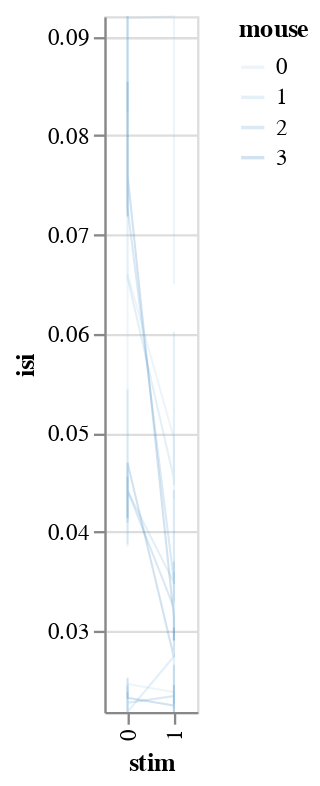

The code cell stored with this chart in its notebook:
### Markdown cell above
This is stil fishy: why vertical lines? all sources of variance should be accounted for

### Code cell
bw.plot_posteriors_no_slope(x='stim', detail='neuron', color='mouse:O')

### Figure 1 — Vega-Lite specification as saved in the notebook (floating-point values rounded to 4 significant figures)
{"config": {"view": {"continuousWidth": 400, "continuousHeight": 300}}, "data": {"name": "data-4ebccabf8bf848b66fea7f24c64ba70a"}, "mark": {"type": "line", "fill": null}, "encoding": {"color": {"type": "ordinal", "field": "mouse"}, "detail": {"type": "quantitative", "field": "neuron"}, "opacity": {"value": 0.2}, "size": {"value": 0.9}, "x": {"type": "ordinal", "field": "stim"}, "y": {"type": "quantitative", "field": "isi", "scale": {"clamp": true, "domain": [0.02181, 0.09206], "zero": false}}}, "$schema": "https://vega.github.io/schema/vega-lite/v4.8.1.json", "datasets": {"data-4ebccabf8bf848b66fea7f24c64ba70a": [{"neuron": 0, "neuron_x_mouse": "0m0bayes", "neuron_code": 0, "mouse": 0, "mouse_code": 0, "i_trial": 0, "stim": 0, "log_firing_rate": 1.869, "Firing rate": 73.95, "firing_rate": 73.95, "i_spike": 35.5, "isi": 0.09824, "combined_condition": 0}, {"neuron": 0, "neuron_x_mouse": "0m0bayes", "neuron_code": 0, "mouse": 0, "mouse_code": 0, "i_trial": 0, "stim": 1, "log_firing_rate": 2.259, "Firing rate": 181.5, "firing_rate": 181.5, "i_spike": 35.0, "isi": 0.09999, "combined_condition": 12}, {"neuron": 0, "neuron_x_mouse": "0m0bayes", "neuron_code": 0, "mouse": 0, "mouse_code": 0, "i_trial": 1, "stim": 0, "log_firing_rate": 1.787, "Firing rate": 61.26, "firing_rate": 61.26, "i_spike": 41.0, "isi": 0.0823, "combined_condition": 0}, {"neuron": 0, "neuron_x_mouse": "0m0bayes", "neuron_code": 0, "mouse": 0, "mouse_code": 0, "i_trial": 1, "stim": 1, "log_firing_rate": 1.788, "Firing rate": 61.41, "firing_rate": 61.41, "i_spike": 32.5, "isi": 0.1073, "combined_condition": 12}, {"neuron": 0, "neuron_x_mouse": "0m0bayes", "neuron_code": 0, "mouse": 0, "mouse_code": 0, "i_trial": 2, "stim": 0, "log_firing_rate": 1.694, "Firing rate": 49.47, "firing_rate": 49.47, "i_spike": 41.0, "isi": 0.08567, "combined_condition": 0}, {"neuron": 0, "neuron_x_mouse": "0m0bayes", "neuron_code": 0, "mouse": 0, "mouse_code": 0, "i_trial": 2, "stim": 1, "log_firing_rate": 1.879, "Firing rate": 75.63, "firing_rate": 75.63, "i_spike": 46.5, "isi": 0.07428, "combined_condition": 12}, {"neuron": 0, "neuron_x_mouse": "0m0bayes", "neuron_code": 0, "mouse": 0, "mouse_code": 0, "i_trial": 3, "stim": 0, "log_firing_rate": 1.697, "Firing rate": 49.73, "firing_rate": 49.73, "i_spike": 40.5, "isi": 0.08578, "combined_condition": 0}, {"neuron": 0, "neuron_x_mouse": "0m0bayes", "neuron_code": 0, "mouse": 0, "mouse_code": 0, "i_trial": 3, "stim": 1, "log_firing_rate": 1.959, "Firing rate": 90.91, "firing_rate": 90.91, "i_spike": 54.0, "isi": 0.06502, "combined_condition": 12}, {"neuron": 0, "neuron_x_mouse": "0m0bayes", "neuron_code": 0, "mouse": 0, "mouse_code": 0, "i_trial": 4, "stim": 0, "log_firing_rate": 2.013, "Firing rate": 103.0, "firing_rate": 103.0, "i_spike": 38.0, "isi": 0.09187, "combined_condition": 0}, {"neuron": 0, "neuron_x_mouse": "0m0bayes", "neuron_code": 0, "mouse": 0, "mouse_code": 0, "i_trial": 4, "stim": 1, "log_firing_rate": 1.559, "Firing rate": 36.22, "firing_rate": 36.22, "i_spike": 34.5, "isi": 0.08836, "combined_condition": 12}, {"neuron": 0, "neuron_x_mouse": "0m1bayes", "neuron_code": 1, "mouse": 1, "mouse_code": 1, "i_trial": 0, "stim": 0, "log_firing_rate": 1.824, "Firing rate": 66.74, "firing_rate": 66.74, "i_spike": 38.5, "isi": 0.0913, "combined_condition": 1}, {"neuron": 0, "neuron_x_mouse": "0m1bayes", "neuron_code": 1, "mouse": 1, "mouse_code": 1, "i_trial": 0, "stim": 1, "log_firing_rate": 2.276, "Firing rate": 188.8, "firing_rate": 188.8, "i_spike": 76.0, "isi": 0.04538, "combined_condition": 13}, {"neuron": 0, "neuron_x_mouse": "0m1bayes", "neuron_code": 1, "mouse": 1, "mouse_code": 1, "i_trial": 1, "stim": 0, "log_firing_rate": 1.828, "Firing rate": 67.29, "firing_rate": 67.29, "i_spike": 44.0, "isi": 0.07897, "combined_condition": 1}, {"neuron": 0, "neuron_x_mouse": "0m1bayes", "neuron_code": 1, "mouse": 1, "mouse_code": 1, "i_trial": 1, "stim": 1, "log_firing_rate": 2.37, "Firing rate": 234.2, "firing_rate": 234.2, "i_spike": 78.5, "isi": 0.0447, "combined_condition": 13}, {"neuron": 0, "neuron_x_mouse": "0m1bayes", "neuron_code": 1, "mouse": 1, "mouse_code": 1, "i_trial": 2, "stim": 0, "log_firing_rate": 2.155, "Firing rate": 143.0, "firing_rate": 143.0, "i_spike": 36.0, "isi": 0.09561, "combined_condition": 1}, {"neuron": 0, "neuron_x_mouse": "0m1bayes", "neuron_code": 1, "mouse": 1, "mouse_code": 1, "i_trial": 2, "stim": 1, "log_firing_rate": 2.001, "Firing rate": 100.2, "firing_rate": 100.2, "i_spike": 57.0, "isi": 0.0602, "combined_condition": 13}, {"neuron": 0, "neuron_x_mouse": "0m1bayes", "neuron_code": 1, "mouse": 1, "mouse_code": 1, "i_trial": 3, "stim": 0, "log_firing_rate": 1.487, "Firing rate": 30.71, "firing_rate": 30.71, "i_spike": 36.0, "isi": 0.09613, "combined_condition": 1}, {"neuron": 0, "neuron_x_mouse": "0m1bayes", "neuron_code": 1, "mouse": 1, "mouse_code": 1, "i_trial": 3, "stim": 1, "log_firing_rate": 1.993, "Firing rate": 98.29, "firing_rate": 98.29, "i_spike": 70.0, "isi": 0.04723, "combined_condition": 13}, {"neuron": 0, "neuron_x_mouse": "0m1bayes", "neuron_code": 1, "mouse": 1, "mouse_code": 1, "i_trial": 4, "stim": 0, "log_firing_rate": 1.822, "Firing rate": 66.41, "firing_rate": 66.41, "i_spike": 52.5, "isi": 0.06566, "combined_condition": 1}, {"neuron": 0, "neuron_x_mouse": "0m1bayes", "neuron_code": 1, "mouse": 1, "mouse_code": 1, "i_trial": 4, "stim": 1, "log_firing_rate": 2.108, "Firing rate": 128.4, "firing_rate": 128.4, "i_spike": 65.0, "isi": 0.05385, "combined_condition": 13}, {"neuron": 0, "neuron_x_mouse": "0m2bayes", "neuron_code": 2, "mouse": 2, "mouse_code": 2, "i_trial": 0, "stim": 0, "log_firing_rate": 1.695, "Firing rate": 49.49, "firing_rate": 49.49, "i_spike": 32.5, "isi": 0.1018, "combined_condition": 2}, {"neuron": 0, "neuron_x_mouse": "0m2bayes", "neuron_code": 2, "mouse": 2, "mouse_code": 2, "i_trial": 0, "stim": 1, "log_firing_rate": 2.342, "Firing rate": 219.8, "firing_rate": 219.8, "i_spike": 100.0, "isi": 0.03506, "combined_condition": 14}, {"neuron": 0, "neuron_x_mouse": "0m2bayes", "neuron_code": 2, "mouse": 2, "mouse_code": 2, "i_trial": 1, "stim": 0, "log_firing_rate": 1.78, "Firing rate": 60.23, "firing_rate": 60.23, "i_spike": 42.0, "isi": 0.08361, "combined_condition": 2}, {"neuron": 0, "neuron_x_mouse": "0m2bayes", "neuron_code": 2, "mouse": 2, "mouse_code": 2, "i_trial": 1, "stim": 1, "log_firing_rate": 2.695, "Firing rate": 495.4, "firing_rate": 495.4, "i_spike": 100.0, "isi": 0.03473, "combined_condition": 14}, {"neuron": 0, "neuron_x_mouse": "0m2bayes", "neuron_code": 2, "mouse": 2, "mouse_code": 2, "i_trial": 2, "stim": 0, "log_firing_rate": 1.97, "Firing rate": 93.32, "firing_rate": 93.32, "i_spike": 42.5, "isi": 0.08104, "combined_condition": 2}, {"neuron": 0, "neuron_x_mouse": "0m2bayes", "neuron_code": 2, "mouse": 2, "mouse_code": 2, "i_trial": 2, "stim": 1, "log_firing_rate": 3.616, "Firing rate": 4132.0, "firing_rate": 4132.0, "i_spike": 99.5, "isi": 0.0349, "combined_condition": 14}, {"neuron": 0, "neuron_x_mouse": "0m2bayes", "neuron_code": 2, "mouse": 2, "mouse_code": 2, "i_trial": 3, "stim": 0, "log_firing_rate": 2.491, "Firing rate": 310.1, "firing_rate": 310.1, "i_spike": 43.5, "isi": 0.07786, "combined_condition": 2}, {"neuron": 0, "neuron_x_mouse": "0m2bayes", "neuron_code": 2, "mouse": 2, "mouse_code": 2, "i_trial": 3, "stim": 1, "log_firing_rate": 2.426, "Firing rate": 266.8, "firing_rate": 266.8, "i_spike": 87.0, "isi": 0.04013, "combined_condition": 14}, {"neuron": 0, "neuron_x_mouse": "0m2bayes", "neuron_code": 2, "mouse": 2, "mouse_code": 2, "i_trial": 4, "stim": 0, "log_firing_rate": 1.712, "Firing rate": 51.56, "firing_rate": 51.56, "i_spike": 47.0, "isi": 0.07272, "combined_condition": 2}, {"neuron": 0, "neuron_x_mouse": "0m2bayes", "neuron_code": 2, "mouse": 2, "mouse_code": 2, "i_trial": 4, "stim": 1, "log_firing_rate": 2.326, "Firing rate": 211.7, "firing_rate": 211.7, "i_spike": 79.0, "isi": 0.04422, "combined_condition": 14}, {"neuron": 0, "neuron_x_mouse": "0m3bayes", "neuron_code": 3, "mouse": 3, "mouse_code": 3, "i_trial": 0, "stim": 0, "log_firing_rate": 2.651, "Firing rate": 447.8, "firing_rate": 447.8, "i_spike": 47.0, "isi": 0.07183, "combined_condition": 3}, {"neuron": 0, "neuron_x_mouse": "0m3bayes", "neuron_code": 3, "mouse": 3, "mouse_code": 3, "i_trial": 0, "stim": 1, "log_firing_rate": 2.516, "Firing rate": 328.2, "firing_rate": 328.2, "i_spike": 106.5, "isi": 0.03137, "combined_condition": 15}, {"neuron": 0, "neuron_x_mouse": "0m3bayes", "neuron_code": 3, "mouse": 3, "mouse_code": 3, "i_trial": 1, "stim": 0, "log_firing_rate": 3.051, "Firing rate": 1124.0, "firing_rate": 1124.0, "i_spike": 39.5, "isi": 0.08543, "combined_condition": 3}, {"neuron": 0, "neuron_x_mouse": "0m3bayes", "neuron_code": 3, "mouse": 3, "mouse_code": 3, "i_trial": 1, "stim": 1, "log_firing_rate": 2.833, "Firing rate": 681.5, "firing_rate": 681.5, "i_spike": 114.5, "isi": 0.03026, "combined_condition": 15}, {"neuron": 0, "neuron_x_mouse": "0m3bayes", "neuron_code": 3, "mouse": 3, "mouse_code": 3, "i_trial": 2, "stim": 0, "log_firing_rate": 2.017, "Firing rate": 104.1, "firing_rate": 104.1, "i_spike": 41.0, "isi": 0.08491, "combined_condition": 3}, {"neuron": 0, "neuron_x_mouse": "0m3bayes", "neuron_code": 3, "mouse": 3, "mouse_code": 3, "i_trial": 2, "stim": 1, "log_firing_rate": 2.388, "Firing rate": 244.4, "firing_rate": 244.4, "i_spike": 111.5, "isi": 0.03044, "combined_condition": 15}, {"neuron": 0, "neuron_x_mouse": "0m3bayes", "neuron_code": 3, "mouse": 3, "mouse_code": 3, "i_trial": 3, "stim": 0, "log_firing_rate": 1.888, "Firing rate": 77.31, "firing_rate": 77.31, "i_spike": 48.5, "isi": 0.07229, "combined_condition": 3}, {"neuron": 0, "neuron_x_mouse": "0m3bayes", "neuron_code": 3, "mouse": 3, "mouse_code": 3, "i_trial": 3, "stim": 1, "log_firing_rate": 2.45, "Firing rate": 281.7, "firing_rate": 281.7, "i_spike": 114.0, "isi": 0.0303, "combined_condition": 15}, {"neuron": 0, "neuron_x_mouse": "0m3bayes", "neuron_code": 3, "mouse": 3, "mouse_code": 3, "i_trial": 4, "stim": 0, "log_firing_rate": 2.301, "Firing rate": 199.8, "firing_rate": 199.8, "i_spike": 44.5, "isi": 0.07601, "combined_condition": 3}, {"neuron": 0, "neuron_x_mouse": "0m3bayes", "neuron_code": 3, "mouse": 3, "mouse_code": 3, "i_trial": 4, "stim": 1, "log_firing_rate": 2.604, "Firing rate": 402.2, "firing_rate": 402.2, "i_spike": 118.5, "isi": 0.02901, "combined_condition": 15}, {"neuron": 1, "neuron_x_mouse": "1m0bayes", "neuron_code": 4, "mouse": 0, "mouse_code": 0, "i_trial": 0, "stim": 0, "log_firing_rate": 2.305, "Firing rate": 201.6, "firing_rate": 201.6, "i_spike": 77.5, "isi": 0.04491, "combined_condition": 4}, {"neuron": 1, "neuron_x_mouse": "1m0bayes", "neuron_code": 4, "mouse": 0, "mouse_code": 0, "i_trial": 0, "stim": 1, "log_firing_rate": 1.985, "Firing rate": 96.61, "firing_rate": 96.61, "i_spike": 71.0, "isi": 0.04945, "combined_condition": 16}, {"neuron": 1, "neuron_x_mouse": "1m0bayes", "neuron_code": 4, "mouse": 0, "mouse_code": 0, "i_trial": 1, "stim": 0, "log_firing_rate": 2.035, "Firing rate": 108.3, "firing_rate": 108.3, "i_spike": 73.0, "isi": 0.04669, "combined_condition": 4}, {"neuron": 1, "neuron_x_mouse": "1m0bayes", "neuron_code": 4, "mouse": 0, "mouse_code": 0, "i_trial": 1, "stim": 1, "log_firing_rate": 2.438, "Firing rate": 274.0, "firing_rate": 274.0, "i_spike": 75.0, "isi": 0.04489, "combined_condition": 16}, {"neuron": 1, "neuron_x_mouse": "1m0bayes", "neuron_code": 4, "mouse": 0, "mouse_code": 0, "i_trial": 2, "stim": 0, "log_firing_rate": 2.209, "Firing rate": 161.7, "firing_rate": 161.7, "i_spike": 83.0, "isi": 0.04233, "combined_condition": 4}, {"neuron": 1, "neuron_x_mouse": "1m0bayes", "neuron_code": 4, "mouse": 0, "mouse_code": 0, "i_trial": 2, "stim": 1, "log_firing_rate": 2.18, "Firing rate": 151.3, "firing_rate": 151.3, "i_spike": 72.5, "isi": 0.0475, "combined_condition": 16}, {"neuron": 1, "neuron_x_mouse": "1m0bayes", "neuron_code": 4, "mouse": 0, "mouse_code": 0, "i_trial": 3, "stim": 0, "log_firing_rate": 2.268, "Firing rate": 185.4, "firing_rate": 185.4, "i_spike": 91.0, "isi": 0.03849, "combined_condition": 4}, {"neuron": 1, "neuron_x_mouse": "1m0bayes", "neuron_code": 4, "mouse": 0, "mouse_code": 0, "i_trial": 3, "stim": 1, "log_firing_rate": 2.072, "Firing rate": 118.0, "firing_rate": 118.0, "i_spike": 71.5, "isi": 0.04813, "combined_condition": 16}, {"neuron": 1, "neuron_x_mouse": "1m0bayes", "neuron_code": 4, "mouse": 0, "mouse_code": 0, "i_trial": 4, "stim": 0, "log_firing_rate": 1.894, "Firing rate": 78.35, "firing_rate": 78.35, "i_spike": 53.0, "isi": 0.06604, "combined_condition": 4}, {"neuron": 1, "neuron_x_mouse": "1m0bayes", "neuron_code": 4, "mouse": 0, "mouse_code": 0, "i_trial": 4, "stim": 1, "log_firing_rate": 2.177, "Firing rate": 150.4, "firing_rate": 150.4, "i_spike": 80.0, "isi": 0.04333, "combined_condition": 16}, {"neuron": 1, "neuron_x_mouse": "1m1bayes", "neuron_code": 5, "mouse": 1, "mouse_code": 1, "i_trial": 0, "stim": 0, "log_firing_rate": 2.128, "Firing rate": 134.3, "firing_rate": 134.3, "i_spike": 90.0, "isi": 0.0387, "combined_condition": 5}, {"neuron": 1, "neuron_x_mouse": "1m1bayes", "neuron_code": 5, "mouse": 1, "mouse_code": 1, "i_trial": 0, "stim": 1, "log_firing_rate": 2.672, "Firing rate": 469.5, "firing_rate": 469.5, "i_spike": 99.0, "isi": 0.03489, "combined_condition": 17}, {"neuron": 1, "neuron_x_mouse": "1m1bayes", "neuron_code": 5, "mouse": 1, "mouse_code": 1, "i_trial": 1, "stim": 0, "log_firing_rate": 2.336, "Firing rate": 216.6, "firing_rate": 216.6, "i_spike": 64.0, "isi": 0.0544, "combined_condition": 5}, {"neuron": 1, "neuron_x_mouse": "1m1bayes", "neuron_code": 5, "mouse": 1, "mouse_code": 1, "i_trial": 1, "stim": 1, "log_firing_rate": 2.409, "Firing rate": 256.5, "firing_rate": 256.5, "i_spike": 97.5, "isi": 0.03591, "combined_condition": 17}, {"neuron": 1, "neuron_x_mouse": "1m1bayes", "neuron_code": 5, "mouse": 1, "mouse_code": 1, "i_trial": 2, "stim": 0, "log_firing_rate": 1.982, "Firing rate": 95.93, "firing_rate": 95.93, "i_spike": 81.5, "isi": 0.04268, "combined_condition": 5}, {"neuron": 1, "neuron_x_mouse": "1m1bayes", "neuron_code": 5, "mouse": 1, "mouse_code": 1, "i_trial": 2, "stim": 1, "log_firing_rate": 2.385, "Firing rate": 242.5, "firing_rate": 242.5, "i_spike": 100.0, "isi": 0.03492, "combined_condition": 17}, {"neuron": 1, "neuron_x_mouse": "1m1bayes", "neuron_code": 5, "mouse": 1, "mouse_code": 1, "i_trial": 3, "stim": 0, "log_firing_rate": 2.552, "Firing rate": 356.8, "firing_rate": 356.8, "i_spike": 86.0, "isi": 0.04065, "combined_condition": 5}, {"neuron": 1, "neuron_x_mouse": "1m1bayes", "neuron_code": 5, "mouse": 1, "mouse_code": 1, "i_trial": 3, "stim": 1, "log_firing_rate": 2.361, "Firing rate": 229.4, "firing_rate": 229.4, "i_spike": 106.0, "isi": 0.03297, "combined_condition": 17}, {"neuron": 1, "neuron_x_mouse": "1m1bayes", "neuron_code": 5, "mouse": 1, "mouse_code": 1, "i_trial": 4, "stim": 0, "log_firing_rate": 2.351, "Firing rate": 224.4, "firing_rate": 224.4, "i_spike": 79.5, "isi": 0.04412, "combined_condition": 5}, {"neuron": 1, "neuron_x_mouse": "1m1bayes", "neuron_code": 5, "mouse": 1, "mouse_code": 1, "i_trial": 4, "stim": 1, "log_firing_rate": 2.254, "Firing rate": 179.6, "firing_rate": 179.6, "i_spike": 99.0, "isi": 0.03497, "combined_condition": 17}, {"neuron": 1, "neuron_x_mouse": "1m2bayes", "neuron_code": 6, "mouse": 2, "mouse_code": 2, "i_trial": 0, "stim": 0, "log_firing_rate": 1.911, "Firing rate": 81.48, "firing_rate": 81.48, "i_spike": 73.5, "isi": 0.04556, "combined_condition": 6}, {"neuron": 1, "neuron_x_mouse": "1m2bayes", "neuron_code": 6, "mouse": 2, "mouse_code": 2, "i_trial": 0, "stim": 1, "log_firing_rate": 3.053, "Firing rate": 1130.0, "firing_rate": 1130.0, "i_spike": 107.5, "isi": 0.03234, "combined_condition": 18}, {"neuron": 1, "neuron_x_mouse": "1m2bayes", "neuron_code": 6, "mouse": 2, "mouse_code": 2, "i_trial": 1, "stim": 0, "log_firing_rate": 2.087, "Firing rate": 122.1, "firing_rate": 122.1, "i_spike": 77.5, "isi": 0.04471, "combined_condition": 6}, {"neuron": 1, "neuron_x_mouse": "1m2bayes", "neuron_code": 6, "mouse": 2, "mouse_code": 2, "i_trial": 1, "stim": 1, "log_firing_rate": 2.046, "Firing rate": 111.1, "firing_rate": 111.1, "i_spike": 93.0, "isi": 0.03696, "combined_condition": 18}, {"neuron": 1, "neuron_x_mouse": "1m2bayes", "neuron_code": 6, "mouse": 2, "mouse_code": 2, "i_trial": 2, "stim": 0, "log_firing_rate": 1.93, "Firing rate": 85.19, "firing_rate": 85.19, "i_spike": 85.0, "isi": 0.04101, "combined_condition": 6}, {"neuron": 1, "neuron_x_mouse": "1m2bayes", "neuron_code": 6, "mouse": 2, "mouse_code": 2, "i_trial": 2, "stim": 1, "log_firing_rate": 2.442, "Firing rate": 276.6, "firing_rate": 276.6, "i_spike": 102.5, "isi": 0.03371, "combined_condition": 18}, {"neuron": 1, "neuron_x_mouse": "1m2bayes", "neuron_code": 6, "mouse": 2, "mouse_code": 2, "i_trial": 3, "stim": 0, "log_firing_rate": 2.325, "Firing rate": 211.3, "firing_rate": 211.3, "i_spike": 85.0, "isi": 0.04091, "combined_condition": 6}, {"neuron": 1, "neuron_x_mouse": "1m2bayes", "neuron_code": 6, "mouse": 2, "mouse_code": 2, "i_trial": 3, "stim": 1, "log_firing_rate": 2.568, "Firing rate": 370.1, "firing_rate": 370.1, "i_spike": 118.5, "isi": 0.02905, "combined_condition": 18}, {"neuron": 1, "neuron_x_mouse": "1m2bayes", "neuron_code": 6, "mouse": 2, "mouse_code": 2, "i_trial": 4, "stim": 0, "log_firing_rate": 2.192, "Firing rate": 155.8, "firing_rate": 155.8, "i_spike": 79.0, "isi": 0.0442, "combined_condition": 6}, {"neuron": 1, "neuron_x_mouse": "1m2bayes", "neuron_code": 6, "mouse": 2, "mouse_code": 2, "i_trial": 4, "stim": 1, "log_firing_rate": 2.277, "Firing rate": 189.3, "firing_rate": 189.3, "i_spike": 104.5, "isi": 0.03356, "combined_condition": 18}, {"neuron": 1, "neuron_x_mouse": "1m3bayes", "neuron_code": 7, "mouse": 3, "mouse_code": 3, "i_trial": 0, "stim": 0, "log_firing_rate": 2.08, "Firing rate": 120.4, "firing_rate": 120.4, "i_spike": 83.0, "isi": 0.04143, "combined_condition": 7}, {"neuron": 1, "neuron_x_mouse": "1m3bayes", "neuron_code": 7, "mouse": 3, "mouse_code": 3, "i_trial": 0, "stim": 1, "log_firing_rate": 2.419, "Firing rate": 262.7, "firing_rate": 262.7, "i_spike": 126.0, "isi": 0.02733, "combined_condition": 19}, {"neuron": 1, "neuron_x_mouse": "1m3bayes", "neuron_code": 7, "mouse": 3, "mouse_code": 3, "i_trial": 1, "stim": 0, "log_firing_rate": 2.137, "Firing rate": 137.0, "firing_rate": 137.0, "i_spike": 80.0, "isi": 0.04317, "combined_condition": 7}, {"neuron": 1, "neuron_x_mouse": "1m3bayes", "neuron_code": 7, "mouse": 3, "mouse_code": 3, "i_trial": 1, "stim": 1, "log_firing_rate": 2.242, "Firing rate": 174.7, "firing_rate": 174.7, "i_spike": 111.5, "isi": 0.03033, "combined_condition": 19}, {"neuron": 1, "neuron_x_mouse": "1m3bayes", "neuron_code": 7, "mouse": 3, "mouse_code": 3, "i_trial": 2, "stim": 0, "log_firing_rate": 1.928, "Firing rate": 84.73, "firing_rate": 84.73, "i_spike": 77.0, "isi": 0.0453, "combined_condition": 7}, {"neuron": 1, "neuron_x_mouse": "1m3bayes", "neuron_code": 7, "mouse": 3, "mouse_code": 3, "i_trial": 2, "stim": 1, "log_firing_rate": 2.67, "Firing rate": 467.4, "firing_rate": 467.4, "i_spike": 118.5, "isi": 0.02955, "combined_condition": 19}, {"neuron": 1, "neuron_x_mouse": "1m3bayes", "neuron_code": 7, "mouse": 3, "mouse_code": 3, "i_trial": 3, "stim": 0, "log_firing_rate": 1.998, "Firing rate": 99.45, "firing_rate": 99.45, "i_spike": 80.5, "isi": 0.04301, "combined_condition": 7}, {"neuron": 1, "neuron_x_mouse": "1m3bayes", "neuron_code": 7, "mouse": 3, "mouse_code": 3, "i_trial": 3, "stim": 1, "log_firing_rate": 2.499, "Firing rate": 315.5, "firing_rate": 315.5, "i_spike": 124.0, "isi": 0.02829, "combined_condition": 19}, {"neuron": 1, "neuron_x_mouse": "1m3bayes", "neuron_code": 7, "mouse": 3, "mouse_code": 3, "i_trial": 4, "stim": 0, "log_firing_rate": 2.524, "Firing rate": 334.4, "firing_rate": 334.4, "i_spike": 74.0, "isi": 0.04697, "combined_condition": 7}, {"neuron": 1, "neuron_x_mouse": "1m3bayes", "neuron_code": 7, "mouse": 3, "mouse_code": 3, "i_trial": 4, "stim": 1, "log_firing_rate": 2.403, "Firing rate": 252.8, "firing_rate": 252.8, "i_spike": 125.0, "isi": 0.02762, "combined_condition": 19}, {"neuron": 2, "neuron_x_mouse": "2m0bayes", "neuron_code": 8, "mouse": 0, "mouse_code": 0, "i_trial": 0, "stim": 0, "log_firing_rate": 2.764, "Firing rate": 580.7, "firing_rate": 580.7, "i_spike": 145.5, "isi": 0.02386, "combined_condition": 8}, {"neuron": 2, "neuron_x_mouse": "2m0bayes", "neuron_code": 8, "mouse": 0, "mouse_code": 0, "i_trial": 0, "stim": 1, "log_firing_rate": 2.319, "Firing rate": 208.4, "firing_rate": 208.4, "i_spike": 147.0, "isi": 0.02381, "combined_condition": 20}, {"neuron": 2, "neuron_x_mouse": "2m0bayes", "neuron_code": 8, "mouse": 0, "mouse_code": 0, "i_trial": 1, "stim": 0, "log_firing_rate": 2.705, "Firing rate": 507.0, "firing_rate": 507.0, "i_spike": 154.0, "isi": 0.0225, "combined_condition": 8}, {"neuron": 2, "neuron_x_mouse": "2m0bayes", "neuron_code": 8, "mouse": 0, "mouse_code": 0, "i_trial": 1, "stim": 1, "log_firing_rate": 2.336, "Firing rate": 216.9, "firing_rate": 216.9, "i_spike": 157.5, "isi": 0.02224, "combined_condition": 20}, {"neuron": 2, "neuron_x_mouse": "2m0bayes", "neuron_code": 8, "mouse": 0, "mouse_code": 0, "i_trial": 2, "stim": 0, "log_firing_rate": 2.3, "Firing rate": 199.4, "firing_rate": 199.4, "i_spike": 161.0, "isi": 0.02179, "combined_condition": 8}, {"neuron": 2, "neuron_x_mouse": "2m0bayes", "neuron_code": 8, "mouse": 0, "mouse_code": 0, "i_trial": 2, "stim": 1, "log_firing_rate": 2.638, "Firing rate": 434.9, "firing_rate": 434.9, "i_spike": 149.5, "isi": 0.02333, "combined_condition": 20}, {"neuron": 2, "neuron_x_mouse": "2m0bayes", "neuron_code": 8, "mouse": 0, "mouse_code": 0, "i_trial": 3, "stim": 0, "log_firing_rate": 2.303, "Firing rate": 201.0, "firing_rate": 201.0, "i_spike": 148.5, "isi": 0.02363, "combined_condition": 8}, {"neuron": 2, "neuron_x_mouse": "2m0bayes", "neuron_code": 8, "mouse": 0, "mouse_code": 0, "i_trial": 3, "stim": 1, "log_firing_rate": 2.527, "Firing rate": 336.4, "firing_rate": 336.4, "i_spike": 149.5, "isi": 0.02345, "combined_condition": 20}, {"neuron": 2, "neuron_x_mouse": "2m0bayes", "neuron_code": 8, "mouse": 0, "mouse_code": 0, "i_trial": 4, "stim": 0, "log_firing_rate": 2.794, "Firing rate": 622.7, "firing_rate": 622.7, "i_spike": 142.5, "isi": 0.02462, "combined_condition": 8}, {"neuron": 2, "neuron_x_mouse": "2m0bayes", "neuron_code": 8, "mouse": 0, "mouse_code": 0, "i_trial": 4, "stim": 1, "log_firing_rate": 2.448, "Firing rate": 280.4, "firing_rate": 280.4, "i_spike": 151.5, "isi": 0.02314, "combined_condition": 20}, {"neuron": 2, "neuron_x_mouse": "2m1bayes", "neuron_code": 9, "mouse": 1, "mouse_code": 1, "i_trial": 0, "stim": 0, "log_firing_rate": 2.588, "Firing rate": 387.4, "firing_rate": 387.4, "i_spike": 148.5, "isi": 0.02331, "combined_condition": 9}, {"neuron": 2, "neuron_x_mouse": "2m1bayes", "neuron_code": 9, "mouse": 1, "mouse_code": 1, "i_trial": 0, "stim": 1, "log_firing_rate": 2.518, "Firing rate": 329.8, "firing_rate": 329.8, "i_spike": 128.0, "isi": 0.02741, "combined_condition": 21}, {"neuron": 2, "neuron_x_mouse": "2m1bayes", "neuron_code": 9, "mouse": 1, "mouse_code": 1, "i_trial": 1, "stim": 0, "log_firing_rate": 2.702, "Firing rate": 503.3, "firing_rate": 503.3, "i_spike": 143.5, "isi": 0.02444, "combined_condition": 9}, {"neuron": 2, "neuron_x_mouse": "2m1bayes", "neuron_code": 9, "mouse": 1, "mouse_code": 1, "i_trial": 1, "stim": 1, "log_firing_rate": 2.403, "Firing rate": 252.8, "firing_rate": 252.8, "i_spike": 139.0, "isi": 0.02512, "combined_condition": 21}, {"neuron": 2, "neuron_x_mouse": "2m1bayes", "neuron_code": 9, "mouse": 1, "mouse_code": 1, "i_trial": 2, "stim": 0, "log_firing_rate": 2.611, "Firing rate": 408.3, "firing_rate": 408.3, "i_spike": 151.5, "isi": 0.02313, "combined_condition": 9}, {"neuron": 2, "neuron_x_mouse": "2m1bayes", "neuron_code": 9, "mouse": 1, "mouse_code": 1, "i_trial": 2, "stim": 1, "log_firing_rate": 2.562, "Firing rate": 365.0, "firing_rate": 365.0, "i_spike": 154.0, "isi": 0.02265, "combined_condition": 21}, {"neuron": 2, "neuron_x_mouse": "2m1bayes", "neuron_code": 9, "mouse": 1, "mouse_code": 1, "i_trial": 3, "stim": 0, "log_firing_rate": 2.341, "Firing rate": 219.2, "firing_rate": 219.2, "i_spike": 144.0, "isi": 0.02415, "combined_condition": 9}, {"neuron": 2, "neuron_x_mouse": "2m1bayes", "neuron_code": 9, "mouse": 1, "mouse_code": 1, "i_trial": 3, "stim": 1, "log_firing_rate": 2.594, "Firing rate": 392.5, "firing_rate": 392.5, "i_spike": 155.0, "isi": 0.02264, "combined_condition": 21}, {"neuron": 2, "neuron_x_mouse": "2m1bayes", "neuron_code": 9, "mouse": 1, "mouse_code": 1, "i_trial": 4, "stim": 0, "log_firing_rate": 2.561, "Firing rate": 364.3, "firing_rate": 364.3, "i_spike": 167.5, "isi": 0.02085, "combined_condition": 9}, {"neuron": 2, "neuron_x_mouse": "2m1bayes", "neuron_code": 9, "mouse": 1, "mouse_code": 1, "i_trial": 4, "stim": 1, "log_firing_rate": 2.531, "Firing rate": 339.8, "firing_rate": 339.8, "i_spike": 136.0, "isi": 0.02576, "combined_condition": 21}, {"neuron": 2, "neuron_x_mouse": "2m2bayes", "neuron_code": 10, "mouse": 2, "mouse_code": 2, "i_trial": 0, "stim": 0, "log_firing_rate": 2.663, "Firing rate": 459.9, "firing_rate": 459.9, "i_spike": 152.0, "isi": 0.02287, "combined_condition": 10}, {"neuron": 2, "neuron_x_mouse": "2m2bayes", "neuron_code": 10, "mouse": 2, "mouse_code": 2, "i_trial": 0, "stim": 1, "log_firing_rate": 3.342, "Firing rate": 2195.0, "firing_rate": 2195.0, "i_spike": 149.5, "isi": 0.02341, "combined_condition": 22}, {"neuron": 2, "neuron_x_mouse": "2m2bayes", "neuron_code": 10, "mouse": 2, "mouse_code": 2, "i_trial": 1, "stim": 0, "log_firing_rate": 2.426, "Firing rate": 266.7, "firing_rate": 266.7, "i_spike": 163.0, "isi": 0.02147, "combined_condition": 10}, {"neuron": 2, "neuron_x_mouse": "2m2bayes", "neuron_code": 10, "mouse": 2, "mouse_code": 2, "i_trial": 1, "stim": 1, "log_firing_rate": 2.312, "Firing rate": 205.3, "firing_rate": 205.3, "i_spike": 142.0, "isi": 0.02467, "combined_condition": 22}, {"neuron": 2, "neuron_x_mouse": "2m2bayes", "neuron_code": 10, "mouse": 2, "mouse_code": 2, "i_trial": 2, "stim": 0, "log_firing_rate": 2.505, "Firing rate": 319.7, "firing_rate": 319.7, "i_spike": 145.5, "isi": 0.02379, "combined_condition": 10}, {"neuron": 2, "neuron_x_mouse": "2m2bayes", "neuron_code": 10, "mouse": 2, "mouse_code": 2, "i_trial": 2, "stim": 1, "log_firing_rate": 2.23, "Firing rate": 169.9, "firing_rate": 169.9, "i_spike": 132.0, "isi": 0.02658, "combined_condition": 22}, {"neuron": 2, "neuron_x_mouse": "2m2bayes", "neuron_code": 10, "mouse": 2, "mouse_code": 2, "i_trial": 3, "stim": 0, "log_firing_rate": 2.543, "Firing rate": 348.7, "firing_rate": 348.7, "i_spike": 146.5, "isi": 0.02383, "combined_condition": 10}, {"neuron": 2, "neuron_x_mouse": "2m2bayes", "neuron_code": 10, "mouse": 2, "mouse_code": 2, "i_trial": 3, "stim": 1, "log_firing_rate": 2.765, "Firing rate": 581.7, "firing_rate": 581.7, "i_spike": 166.0, "isi": 0.02089, "combined_condition": 22}, {"neuron": 2, "neuron_x_mouse": "2m2bayes", "neuron_code": 10, "mouse": 2, "mouse_code": 2, "i_trial": 4, "stim": 0, "log_firing_rate": 2.308, "Firing rate": 203.2, "firing_rate": 203.2, "i_spike": 154.0, "isi": 0.02272, "combined_condition": 10}, {"neuron": 2, "neuron_x_mouse": "2m2bayes", "neuron_code": 10, "mouse": 2, "mouse_code": 2, "i_trial": 4, "stim": 1, "log_firing_rate": 2.463, "Firing rate": 290.1, "firing_rate": 290.1, "i_spike": 160.5, "isi": 0.02179, "combined_condition": 22}, {"neuron": 2, "neuron_x_mouse": "2m3bayes", "neuron_code": 11, "mouse": 3, "mouse_code": 3, "i_trial": 0, "stim": 0, "log_firing_rate": 2.427, "Firing rate": 267.1, "firing_rate": 267.1, "i_spike": 137.5, "isi": 0.02527, "combined_condition": 11}, {"neuron": 2, "neuron_x_mouse": "2m3bayes", "neuron_code": 11, "mouse": 3, "mouse_code": 3, "i_trial": 0, "stim": 1, "log_firing_rate": 2.382, "Firing rate": 241.2, "firing_rate": 241.2, "i_spike": 156.0, "isi": 0.02246, "combined_condition": 23}, {"neuron": 2, "neuron_x_mouse": "2m3bayes", "neuron_code": 11, "mouse": 3, "mouse_code": 3, "i_trial": 1, "stim": 0, "log_firing_rate": 2.593, "Firing rate": 391.5, "firing_rate": 391.5, "i_spike": 142.0, "isi": 0.02459, "combined_condition": 11}, {"neuron": 2, "neuron_x_mouse": "2m3bayes", "neuron_code": 11, "mouse": 3, "mouse_code": 3, "i_trial": 1, "stim": 1, "log_firing_rate": 2.335, "Firing rate": 216.1, "firing_rate": 216.1, "i_spike": 147.0, "isi": 0.02364, "combined_condition": 23}, {"neuron": 2, "neuron_x_mouse": "2m3bayes", "neuron_code": 11, "mouse": 3, "mouse_code": 3, "i_trial": 2, "stim": 0, "log_firing_rate": 2.519, "Firing rate": 330.1, "firing_rate": 330.1, "i_spike": 150.5, "isi": 0.02323, "combined_condition": 11}, {"neuron": 2, "neuron_x_mouse": "2m3bayes", "neuron_code": 11, "mouse": 3, "mouse_code": 3, "i_trial": 2, "stim": 1, "log_firing_rate": 2.442, "Firing rate": 276.8, "firing_rate": 276.8, "i_spike": 165.5, "isi": 0.02099, "combined_condition": 23}, {"neuron": 2, "neuron_x_mouse": "2m3bayes", "neuron_code": 11, "mouse": 3, "mouse_code": 3, "i_trial": 3, "stim": 0, "log_firing_rate": 2.436, "Firing rate": 272.9, "firing_rate": 272.9, "i_spike": 141.0, "isi": 0.02467, "combined_condition": 11}, {"neuron": 2, "neuron_x_mouse": "2m3bayes", "neuron_code": 11, "mouse": 3, "mouse_code": 3, "i_trial": 3, "stim": 1, "log_firing_rate": 2.447, "Firing rate": 280.0, "firing_rate": 280.0, "i_spike": 143.0, "isi": 0.02452, "combined_condition": 23}, {"neuron": 2, "neuron_x_mouse": "2m3bayes", "neuron_code": 11, "mouse": 3, "mouse_code": 3, "i_trial": 4, "stim": 0, "log_firing_rate": 3.107, "Firing rate": 1279.0, "firing_rate": 1279.0, "i_spike": 149.0, "isi": 0.02323, "combined_condition": 11}, {"neuron": 2, "neuron_x_mouse": "2m3bayes", "neuron_code": 11, "mouse": 3, "mouse_code": 3, "i_trial": 4, "stim": 1, "log_firing_rate": 2.574, "Firing rate": 374.7, "firing_rate": 374.7, "i_spike": 160.5, "isi": 0.02181, "combined_condition": 23}]}}
